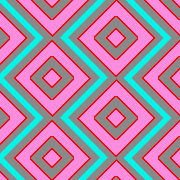
#> input picture pic/HT19-C00514-NHU036814-2SAM_CARVE.tif, 180 x 180 px, found by its file name
$ python aa_v2.py
#> lines starting #> are read from the running program, lines starting #| are printed output that depends on the picture
from tkinter import *
from PIL import Image, ImageDraw, ImageTk
import cv2
import numpy as np

filename = "pic\HT19-C00514-NHU036814-2SAM_CARVE.tif" #HT19-C00514-NHU036814-2SAM_CARVE.tif
img = Image.open(filename)
#> img is the input picture: PIL image 180x180 P; mean R, G, B 170.9, 138.1, 164.4
wx, hy = img.size
#> wx = 180; hy = 180
px = img.load()
img_cv2 = cv2.imread(filename)
window = Tk()
window.title("Pattern Matching")
xshift=0
yshift=-1
scale=10
im = Image.new('RGBA', (wx*scale, hy*scale), (255, 255, 254, 255))
sx,sy,ex,ey = 1,2,3,4
r,g,b = 2,1,0
resize_cv2 = cv2.resize(img_cv2,(wx,hy))
resize = img.resize((wx,hy))
n_wx, n_hy = resize.size
#> n_wx = 180; n_hy = 180
vec=[]
RGB=[]
idx=-1
previous = 1
for y in range(hy):
    for x in range(wx):
        if y - 1 < 0:  # บน
            b = px[x, y]
        else:
            b = px[x, y - 1]
        if x + 1 == wx:  # ขวา
            c = px[x, y]
        else:
            c = px[x + 1, y]
        if y - 1 < 0:  # บน
            d = px[x, y]
        else:
            d = px[x, y - 1]
        if x - 1 < 0:  # ซ้าย
            e = px[x, y]
        else:
            e = px[x - 1, y]
        if y + 1 >= hy:  # ล่าง
            f = px[x, y]
        else:
            f = px[x, y + 1]
        if y + 1 == hy:
            g = px[x, y]
        elif x + 1 == wx:  # ล่างขวา
            g = px[x, y]
        else:
            g = px[x + 1, y + 1]
        if y + 1 == hy:
            h = px[x, y]
        elif x - 1 < 0:  # ล่างซ้าย
            h = px[x, y]
        else:
            h = px[x - 1, y + 1]
        if y - 1 < 0:
            j = px[x, y]
        elif x + 1 == wx:  # บนขวา
            j = px[x, y]
        else:
            j = px[x + 1, y - 1]
        if y - 1 < 0:
            k = px[x, y]
        elif x - 1 < 0:  # บนซ้าย
            k = px[x, y]
        else:
            k = px[x - 1, y - 1]
        # เปลื่ยนวิธีเช็กสีให้ถูก
        if px[x, y] != b and px[x, y] != c:
            idx += 1
            # [prev,sx,sy,ex,ey,next,status]
            vec.append([idx - 1, (x) * scale, (y) * scale, (x + 1) * scale, (y + 1) * scale, idx + 1, 0])
        elif px[x, y] == e and px[x, y] != b:
            idx += 1
            # [prev,sx,sy,ex,ey,next,status]
            vec.append([idx - 1, x * scale, y * scale, (x + 1) * scale, y * scale, idx + 1, 0])
        elif px[x, y] == b:
            if px[x, y] != c:
                if px[x, y] == j:
                    pass
                else:
                    idx += 1
                    # [prev,sx,sy,ex,ey,next,status]
                    # vec.append([idx - 1, (x + 1) * scale, y * scale, (x + 1) * scale, (y + 1) * scale, idx + 1, 0])
        if px[x, y] != b and px[x, y] != e:
            idx += 1
            # [prev,sx,sy,ex,ey,next,status]
            vec.append([idx - 1, x * scale, (y + 1) * scale, (x + 1) * scale, y * scale, idx + 1, 0])
        elif px[x, y] != e and px[x, y] == c and px[x, y] != f:
            pass
        elif px[x, y] != f and px[x, y] != c:
            pass
        # elif px[x, y] != h:
        #     pass
        elif px[x, y] != e and px[x, y] == b:
            if px[x, y] == k:
                pass
            else:
                idx += 1
                # [prev,sx,sy,ex,ey,next,status]
                # vec.append([idx - 1, x * scale, y * scale, x * scale, (y + 1) * scale, idx + 1, 0])
        elif px[x, y] != c and px[x, y] == b and px[x, y] == g:
            if px[x, y] == j:
                pass
            else:
                idx += 1
                # [prev,sx,sy,ex,ey,next,status]
                # vec.append([idx - 1, (x + 1) * scale, y * scale,(x + 1) * scale, (y + 1) * scale, idx + 1, 0])
        elif px[x, y] == e and px[x, y] != f:
            idx += 1
            # [prev,sx,sy,ex,ey,next,status]
            vec.append([idx - 1, x * scale, y * scale, (x + 1) * scale, y * scale, idx + 1, 0])
#> after the loop, idx = 4715; vec = 4526 items, first 6: [-1, 1160, 0, 1170, 0, 1, 0], [0, 60, 10, 70, 20, 2, 0], [1, 160, 10, 170, 20, 3, 0], [2, 180, 10, 190, 20, 4, 0], [3, 310, 10, 320, 20, 5, 0], [4, 330, 10, 340, 20, 6, 0]

px_im = im.load()
draw = ImageDraw.Draw(im)

for i in vec:
    draw.line(
        ((i[sx]),
         (i[sy]),
         (i[ex]),
         (i[ey])
         ), fill=(0, 255, 0, 255))
#> this loop made 4526 passes

# image_cv2 = cv2.cvtColor(np.array(im),cv2.COLOR_RGB2BGR)
# original_cv2 = cv2.imread(filename)
im.show('test.png')
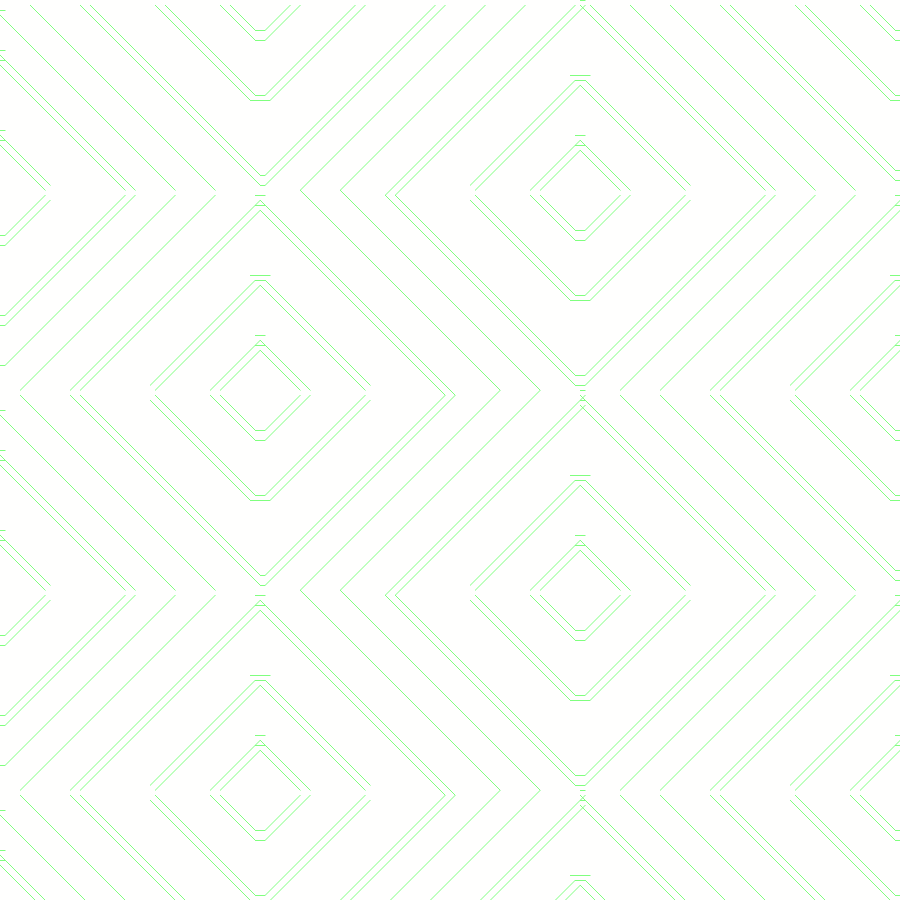
#> shown: PIL image 1800x1800 RGBA (shown at 1/2 size); mean R, G, B, A 251.4, 255, 250.5, 255
"""image = ImageTk.PhotoImage(im)
new_window = Toplevel(window)
panel1 = Label(new_window, image=image)
panel1.pack()"""
# [7 lines of commented-out code are left out]
